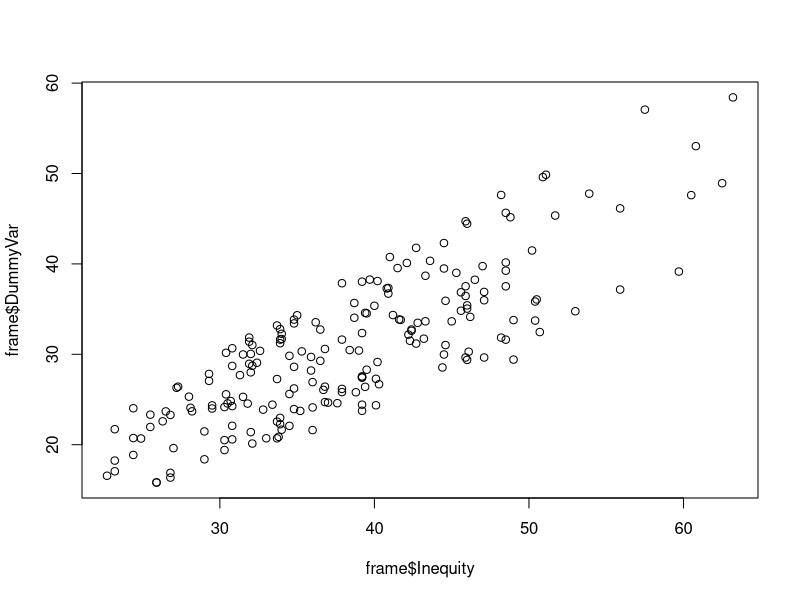

Reproduce this figure in R.
#rebuild the model using Dummyvar
frame<-read.csv("LifeExpPlus.csv", row.names = 1)
cor(frame, method="pearson")
plot(x=frame$Inequity, y=frame$DummyVar)
model<-lm(formula =frame$AvgLifeExp ~frame$logGDP+frame$Inequity + frame$PovertyRate+DummyVar, data=frame) 
#notice p-values for Inequality and 
#DummyVar. Remember p-values are marginal tests
summary(model)

#drop DummyVar
model<-lm(formula =frame$AvgLifeExp ~frame$logGDP+frame$Inequity + frame$PovertyRate, data=frame)
summary(model)

#drop Inequality
model<-lm(formula =frame$AvgLifeExp ~frame$logGDP+frame$PovertyRate+DummyVar, data=frame)
summary(model)

library(car) # Load the library car so you can calculate the vif
vif(lm(frame$AvgLifeExp ~frame$logGDP+frame$Inequity + frame$PovertyRate+DummyVar, data=frame)) #calculate the VIF of the model with the Dummy variable